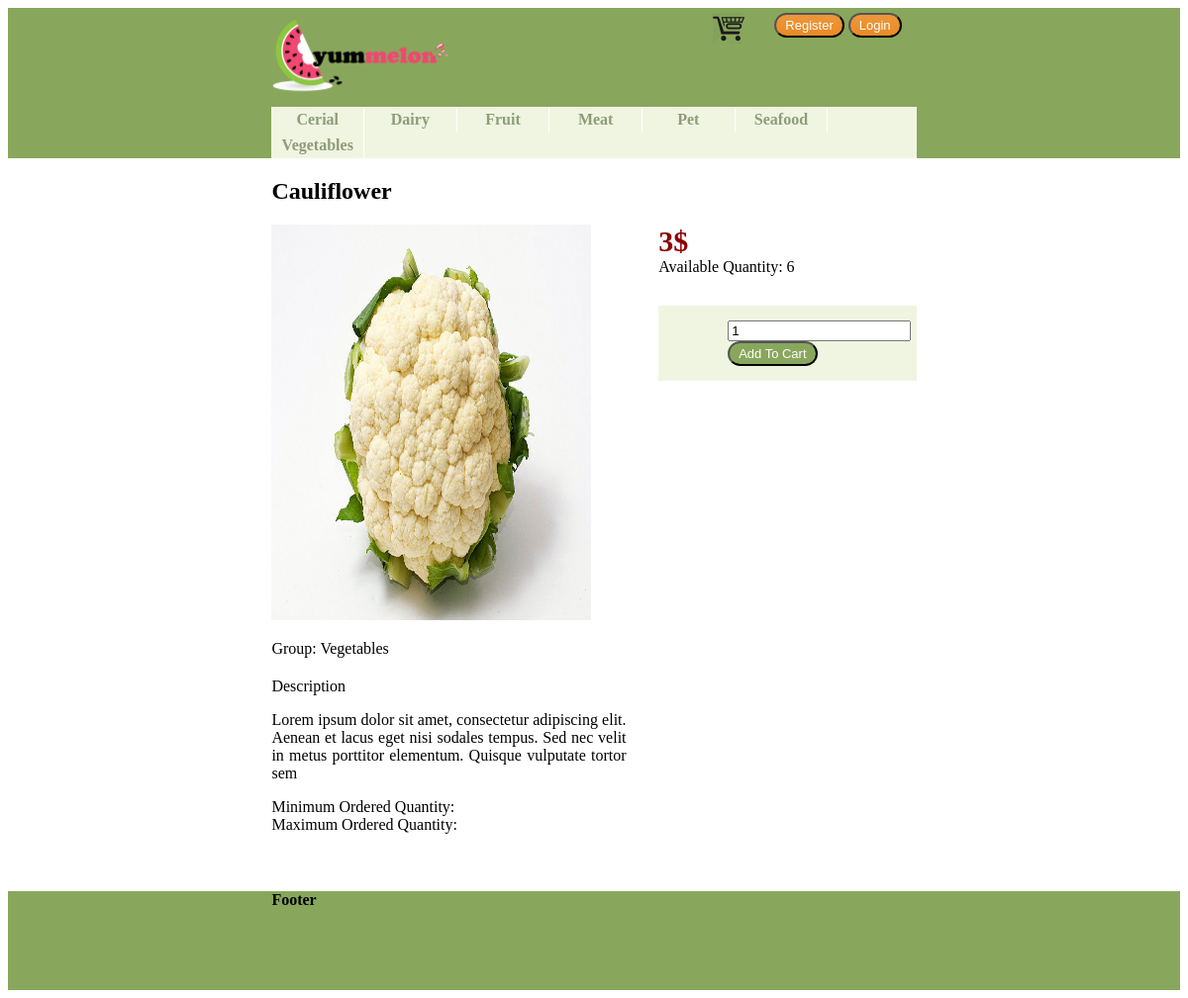
Page /product.php?code=V_004_CLF on the earlier database version.
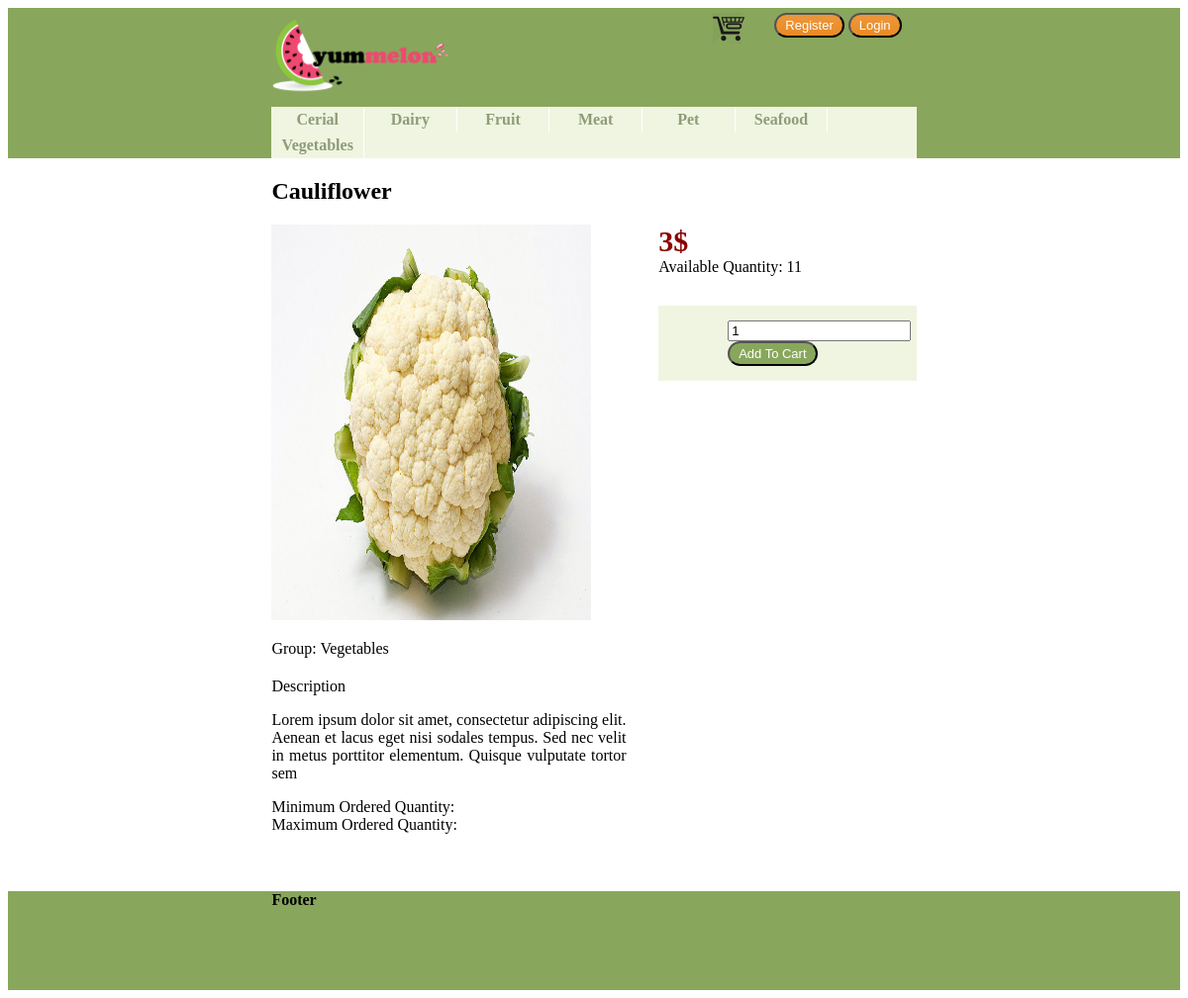
Same page on the later database version.
### tables this page shows
CREATE TABLE IF NOT EXISTS `product_groups` (
  `group_code` char(1) NOT NULL,
  `group_name` varchar(50) NOT NULL,
  PRIMARY KEY (`group_code`)
);

CREATE TABLE IF NOT EXISTS `products` (
  `prod_code` varchar(20) NOT NULL,
  `name` varchar(50) NOT NULL,
  `description` varchar(500) NOT NULL,
  `prod_group` char(1) NOT NULL,
  `list_price` decimal(10,2) NOT NULL,
  `qty_on_hand` int(11) NOT NULL,
  `procur_level` int(11) NOT NULL,
  `procur_qty` int(11) NOT NULL,
  `imageUrl` varchar(100) DEFAULT NULL,
  PRIMARY KEY (`prod_code`),
  KEY `prod_group` (`prod_group`)
);

### Code/init.php (called while the page is built, shortened)
<?php
require_once dirname(__FILE__)."/Template.php";
renderMaster(dirname(__FILE__)."/../Templates/header.php", dirname(__FILE__)."/../Templates/footer.php");

### Code/Database.php (called while the page is built, shortened)
<?php
class MysqlDatabaseConnector
{
	private $_host;
	private $_database;
	private $_user;
	private $_password;
	function __construct($host, $database, $user, $password)
	{
		$this->_host = $host;
		$this->_database = $database;
		$this->_user = $user;
		$this->_password = $password;
	}
	public function createConnection()
	{
		try {
			$con=mysqli_connect($this->_host,$this->_user,$this->_password,$this->_database);
			return $con;
		}
		catch(Exception $e) {
			echo "Failed to connect to MySQL: " . mysqli_connect_error();
			return 0;
		}
	}
}
class MysqlDatabaseEngine implements IDatabaseEngine
{
    private $_connectionString = '';
    private $_connector = null;
    private $_isInitialized = false;
    public function setConnectionString($connectionString='')
    {
        $this->_connectionString = $connectionString;
    }
    public function initialize()
    {
        if(!$this->_isInitialized)
        {
            $data = array();
            $pairs = explode(",", $this->_connectionString);
            foreach($pairs as $pair)
            {
                list($name, $value) = explode("=", $pair, 2);
                $data[$name] = $value;
            }
            $this->_connector = new MysqlDatabaseConnector($data["host"], $data["database"], $data["user"], $data["password"]);
            $this->_isInitialized = true;
        }
    }
    public function ExecuteDataTable($query)
    {
        $con = $this->_connector->createConnection();
        $this->insertParameters($query, $con, func_get_args(), 1);
        $result = mysqli_query($con,$query)or die("Error: ".mysqli_error($con));
        $dt = $this->getDataTableFromResult($result);
        return $dt;
    }
    public function WhileReader($query, $consumer)
    {
        $con = $this->_connector->createConnection();
        $this->insertParameters($query, $con, func_get_args(), 2);
        $i=0;
        try{
            $result = mysqli_query($con,$query)or die("Error: ".mysqli_error($con));
            while($row = mysqli_fetch_array($result)) {
                $i++;
            }
        }catch(Exception $ex)        {
            mysqli_free_result($result);
            mysqli_close($con);
            throw $ex;
        }
        return $i>0;
    }
    private function getDataTableFromResult($result)
    {
        $dt = new DataTable();
        $i=0;
        $dt->columns = array();
        while($col = mysqli_fetch_field($result))
        {
            $dt->columns[$i] = $col;
            $i++;
        }
        $i=0;
        $dt->rows = array();
        while($row = mysqli_fetch_array($result)) {
            $dt->rows[$i] = $row;
            $i++;
        }
        return $dt;
    }
    private function insertParameters(&$query, $connection, $params, $paramOffset)
    {
        if(count($params) <= $paramOffset)
            return;
        $params = array_slice($params,$paramOffset);
        $queryParts = explode("?", " ".$query." ");
        $result = $queryParts[0];
        $j=0;
        $l = count($params);
        for($i=1; $i<count($queryParts); $i++)
        {
            $p = $j>$l-1 ? $params[$l-1] : $params[$j];
            $j++;
            $result = $result.mysqli_real_escape_string($connection, $p).$queryParts[$i];
        }
        $query = $result;
    }
}

### Code/Product.php (called while the page is built, shortened)
<?php
class Product
{
	public function loadFromDb($code){
		$dt = Application::getDB()->ExecuteDataTable("select * from products p inner join product_groups pg on pg.group_code = p.prod_group where p.prod_code='?'", $code);
	}
}

### Templates/GroupListItem.php (the view)
<div class="item">
	<a href="<?= $model['url'] ?>">
		<div class="name"><strong><?= $model['name'] ?></strong></div>
	</a>
</div>

### Templates/List.php
<ul>
	<?php foreach($model["items"] as &$item){ ?>
		<li>
			<?php echo renderTemplate($model["itemTemplate"], $item); ?>
		</li>
	<?php } ?>
</ul>

### Templates/ProductDetails.php (shortened to what this page needs)
<div class="details" code="<?= $model['code'] ?>">
	<h2><?= $model['name'] ?></h2>
	<div class="productInfo">
		<div>
			<img src="<?= $model['imageUrl'] ?>" width="400" height="400" alt="<?= $model['name'] ?>" />
		</div>
		<div class="group">Group: <?= $model['groupName'] ?></div>
		<div class="description">
			<span>Description</span>
			<p><?= $model['description'] ?></p>
		</div>
		<div class="orderStatistics">
			<div>
				<span> Minimum Ordered Quantity: </span>
			</div>
			<div>
				<span> Maximum Ordered Quantity: </span>
			</div>
		</div>
	</div>
	<div class="productOrderArea">
		<div class="price"><?= $model['price'] ?>$</div>
		<div class="quantity">Available Quantity: <?= $model['availableQuantity'] ?></div>
		<div class="addToCartArea">
			<input class="orderedQuantity" type="text" name="orderedQty" placeholder="Qty" value="1"/>
			<input class="groceriesBtn add-to-cart-button" type="button" value="Add To Cart" />
		</div>
	</div>
</div>

Differences in the rows shown:
changed products "Cauliflower": qty_on_hand "6" → "11"
